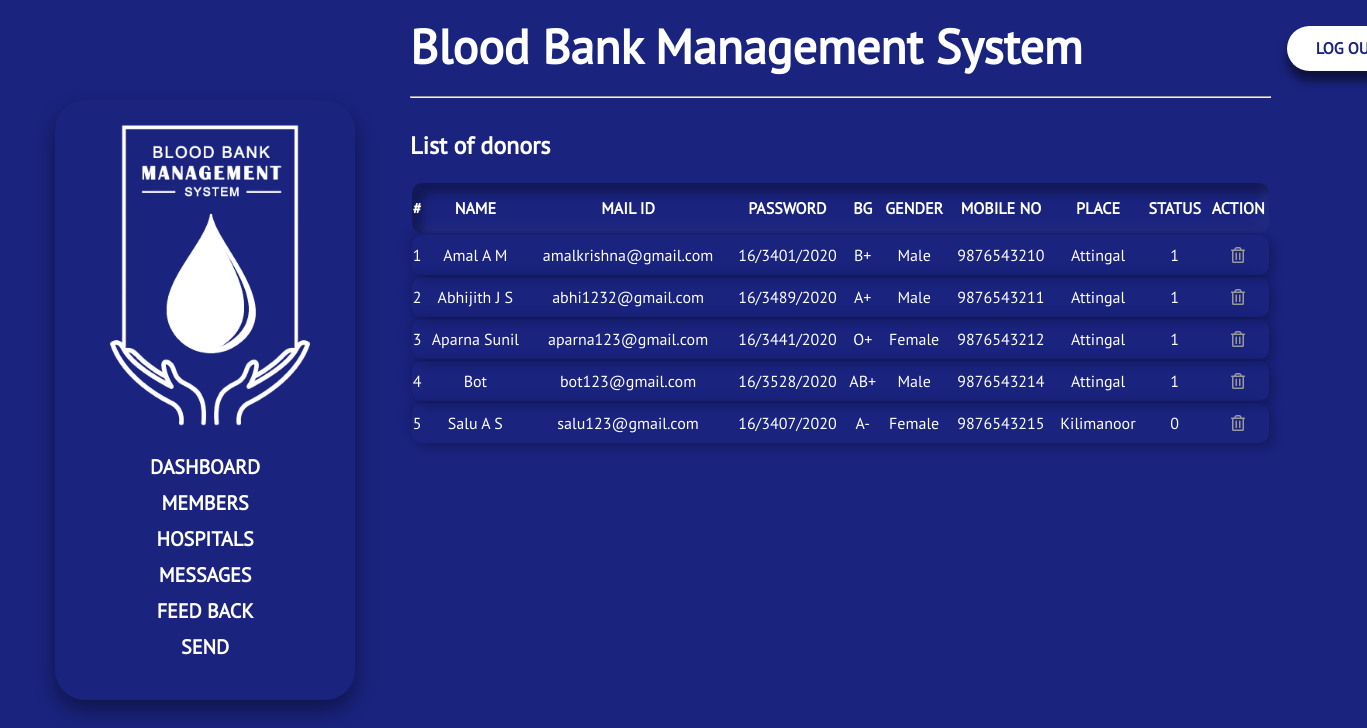
/admin/members.php (signed in), run on the app's committed database.
### tables this page shows
CREATE TABLE `tbl_donors` (
  `DONORS_ID` int(11) NOT NULL,
  `PHOTO` varchar(500) NOT NULL,
  `NAME` varchar(30) NOT NULL,
  `MAIL` varchar(100) NOT NULL,
  `DOB` varchar(15) NOT NULL,
  `LIC_NO` varchar(20) NOT NULL,
  `GENDER` varchar(20) NOT NULL,
  `BLOOD_GROUP` varchar(5) NOT NULL,
  `MOBILE_NO` bigint(20) NOT NULL,
  `PLACE` varchar(50) NOT NULL,
  `LOGS` datetime NOT NULL,
  `Timestamp` datetime NOT NULL,
  `LOCATOR` int(10) DEFAULT NULL,
  `STATUS` int(11) NOT NULL,
  `Endstamp` datetime NOT NULL
);

### admin/members.php (the view, shortened to what this page needs)
<?php
	require_once '../connection.php';
	if (isset($_SESSION['ID']))
	{
?>
<!DOCTYPE html>
<html>
<head>
	<link rel="stylesheet" type="text/css" href="../assets/css/all.css">
	<link rel="stylesheet" type="text/css" href="../assets/css/dashboard.css">
	<link rel="stylesheet" type="text/css" href="../assets/css/members.css">
	<link rel="stylesheet" type="text/css" href="../assets/css/aos.css">
</head>
<body>
	<div class="container">
		<div class="side-left">
			<?php
				include_once 'includes/sidebar.php';
			?>
		</div>
		<div class="side-right">
			<?php
				include_once 'includes/header.php';
			?> <br>
			<h2 data-aos="fade-down" data-aos-delay="300">List of donors</h2>
			<table data-aos="fade-down" data-aos-delay="350">
				<tr class="thead">
					<th>#</th>
					<th>NAME</th>
					<th>MAIL ID</th>
					<th>PASSWORD</th>
					<th>BG</th>
					<th>GENDER</th>
					<th>MOBILE NO</th>
					<th>PLACE</th>
					<th>STATUS</th>
					<th>ACTION</th>
				</tr>
				<?php
					$sn = 1;
					$query = "SELECT * FROM `tbl_donors` ORDER BY `DONORS_ID` ASC";
					$store = mysqli_query($conn,$query);
					while ($row = mysqli_fetch_assoc($store))
					{
						echo "<tr class='second'>";
							echo "<td>$sn</td>";
							echo "<td>".$row['NAME']."</td>";
							echo "<td>".$row['MAIL']."</td>";
							echo "<td>".$row['LIC_NO']."</td>";
							echo "<td>".$row['BLOOD_GROUP']."</td>";
							echo "<td>".$row['GENDER']."</td>";
							echo "<td>".$row['MOBILE_NO']."</td>";
							echo "<td>".$row['PLACE']."</td>";
							echo "<td>".$row['STATUS']."</td>";
							echo "<td><a href='delect_donor.php?id=".$row['DONORS_ID']."'><i class='far fa-trash-alt'></i></a></td>";
						echo "</tr>";
						$sn ++;
					}
				?>
			</table>
		</div>
	</div>
</body>
</html>
<?php
	}
	else
	{
		header('location:index.php');
	}
?>

### admin/includes/sidebar.php (shortened to what this page needs)
<link rel="stylesheet" type="text/css" href="../assets/css/aos.css">
<nav class="container" data-aos="fade-right" data-aos-delay="350">
	<div class="wrapper">
		<div class="icon">
			<center>
				<img src="../assets/images/BGLO.png">
			</center>
		</div>
		<div class="navigation">
			<ul>
				<li><a href="dashboard.php">Dashboard</a></li>
				<li><a href="members.php">Members</a></li>
				<li><a href="hospital.php">Hospitals</a></li>
				<li><a href="message.php">Messages</a></li>
				<li><a href="feedback.php">Feed Back</a></li>
				<li><a href="send.php">Send</a></li>
			</ul>
		</div>
	</div>
</nav>

### admin/includes/header.php (shortened to what this page needs)
<link rel="stylesheet" type="text/css" href="../assets/css/aos.css">
<header data-aos="fade-down" data-aos-delay="350">
	<h2>Blood Bank Management System</h2>
	<a href="log_out.php">
		<button class="btn-out">LOG OUT</button>
	</a>
	<hr>
</header>

### assets/css/all.css (style rules this page uses)
.fa-trash-alt:before { content: "\f2ed"; }

### assets/css/dashboard.css (style rules this page uses)
* { margin: 0; padding: 0; box-sizing: border-box; font-family: my_PTSans; }
body { background-color: #1a237e; color: #fff; }
.container { width: 100%; }
.side-left { float: left; width: 30%; height: 100vh; position: fixed; }
.side-right { float: right; width: 70%; }

### assets/css/members.css (style rules this page uses)
table { width: 90%; margin-top: 20px; text-align: center; }
table .thead { height: 50px; font-size: 16px; background-color: #1a237e; border-radius: 10px; box-shadow: inset 10px 10px 10px rgba(0,0,0,0.3), inset -10px -10px 10px rgba(255,255,255,0.03); }
table .second { height: 40px; border-radius: 10px; box-shadow: -5px -5px 10px rgba(0,0,0,0.09), 5px 5px 10px rgba(0,0,0,0.2); }
table a { color: #999; text-decoration: none; }

### admin/includes/sidebar.php (style rules this page uses)
.container { display: block; height: 100vh; position: relative; }
.wrapper { width: 300px; height: 600px; text-align: center; border-radius: 30px; background-color: #1a237e; color: #fff; box-shadow: 0 10px 20px rgba(0,0,0,0.4); position: absolute; top: 0; bottom: 0; left: 0; right: 0; margin: auto; }
.wrapper .icon { display: block; }
.wrapper .icon img { margin-top: 20px; width: 310px; height: auto; }
.wrapper .navigation { margin-top: 20px; text-transform: uppercase; color: #fff; }
.wrapper .navigation ul { list-style: none; }
.wrapper .navigation ul li { margin: 10px; }
.wrapper .navigation ul li a { text-decoration: none; color: #fff; font-size: 20px; font-weight: bold; }

### admin/includes/header.php (style rules this page uses)
header { height: 110px; }
header h2 { display: inline; font-size: 3em; position: relative; top: 15px; }
header a { text-decoration: none; }
header .btn-out { width: 120px; height: 45px; background-color: #fff; color: #1a237e; font-weight: bold; border: none; outline: none; cursor: pointer; border-radius: 30px; font-size: 16px; position: relative; top: 5px; left: 200px; box-shadow: 0 10px 10px rgba(0,0,0,0.5); }
header hr { margin-top: 30px; width: 90%; }

### data on the page
tbl_donors: NAME "Amal A M", MAIL "amalkrishna@gmail.com", LIC_NO "16/3401/2020", BLOOD_GROUP "B+", GENDER "Male", MOBILE_NO "9876543210", PLACE "Attingal", STATUS "1"
tbl_donors: NAME "Abhijith J S", MAIL "abhi1232@gmail.com", LIC_NO "16/3489/2020", BLOOD_GROUP "A+", GENDER "Male", MOBILE_NO "9876543211", PLACE "Attingal", STATUS "1"
tbl_donors: NAME "Aparna Sunil", MAIL "aparna123@gmail.com", LIC_NO "16/3441/2020", BLOOD_GROUP "O+", GENDER "Female", MOBILE_NO "9876543212", PLACE "Attingal", STATUS "1"
tbl_donors: NAME "Bot", MAIL "bot123@gmail.com", LIC_NO "16/3528/2020", BLOOD_GROUP "AB+", GENDER "Male", MOBILE_NO "9876543214", PLACE "Attingal", STATUS "1"
tbl_donors: NAME "Salu A S", MAIL "salu123@gmail.com", LIC_NO "16/3407/2020", BLOOD_GROUP "A-", GENDER "Female", MOBILE_NO "9876543215", PLACE "Kilimanoor", STATUS "0"
